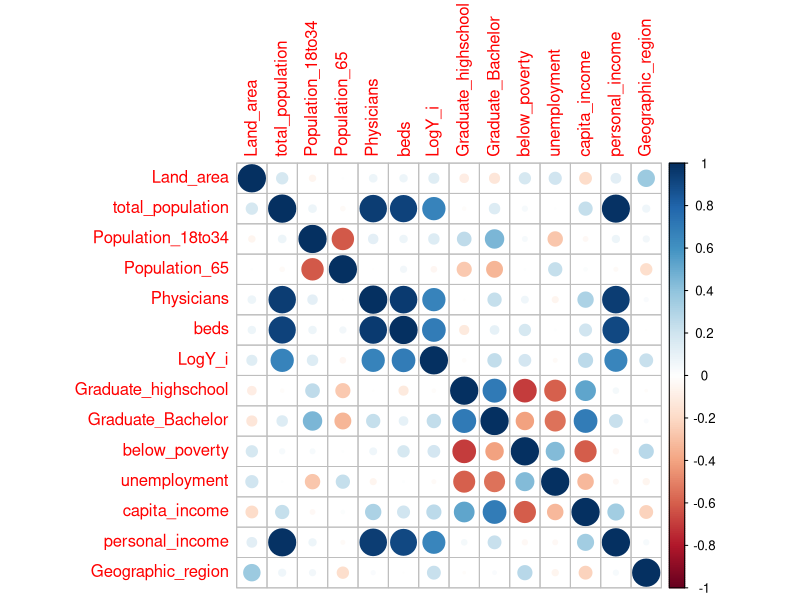
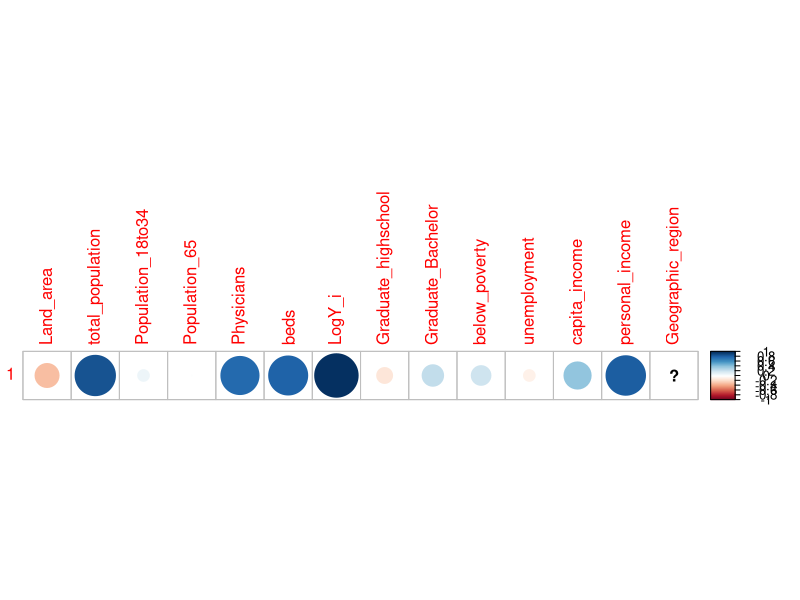
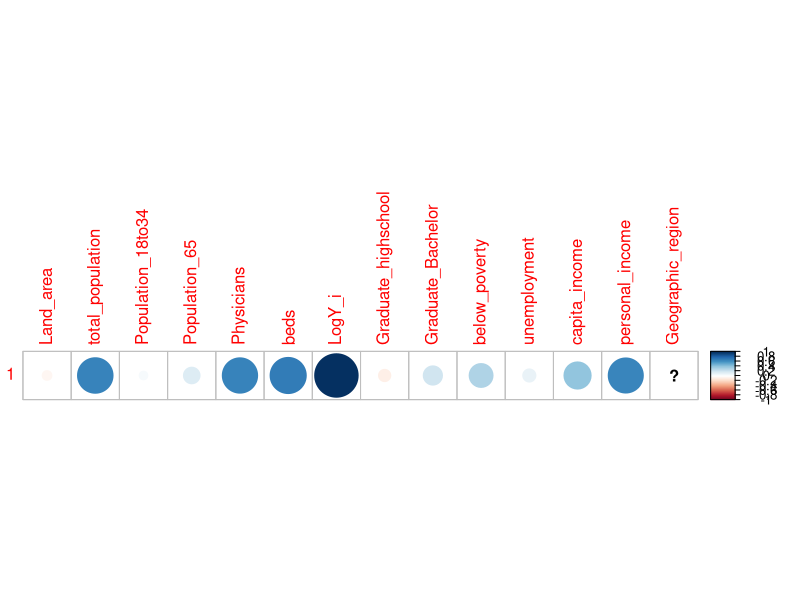
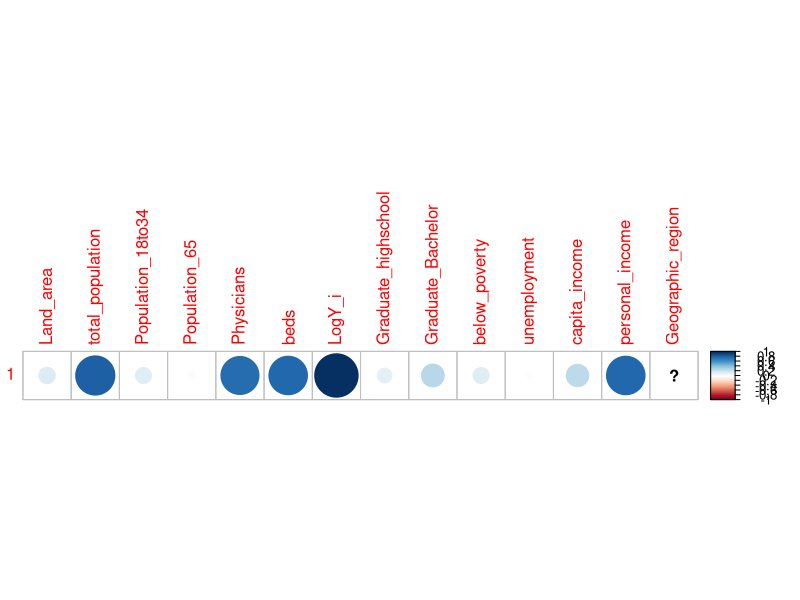
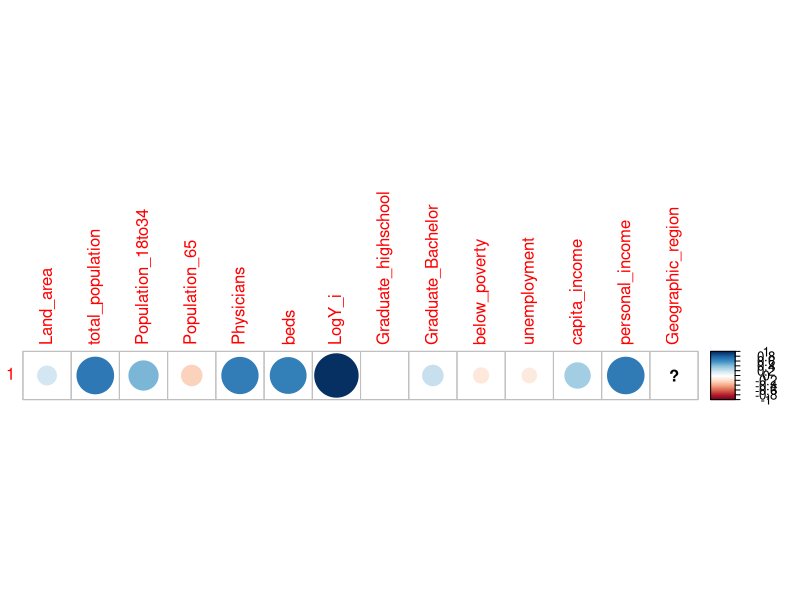
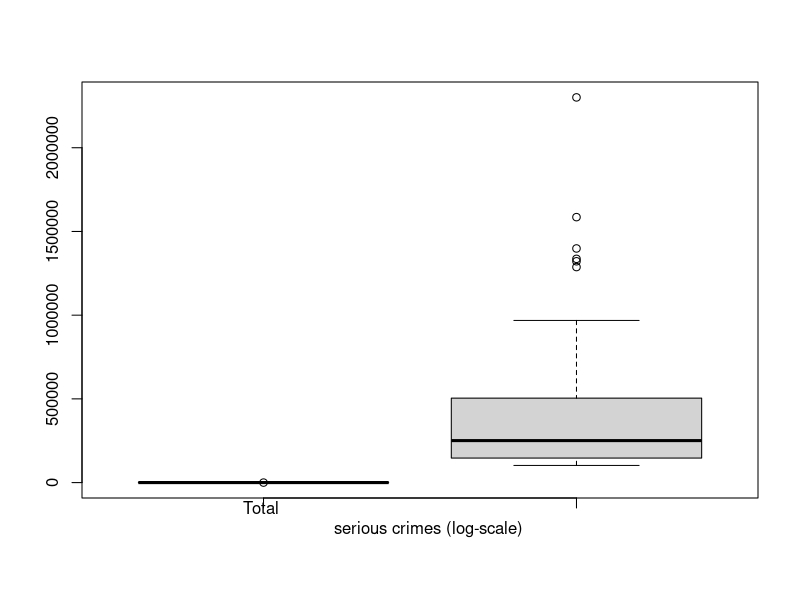
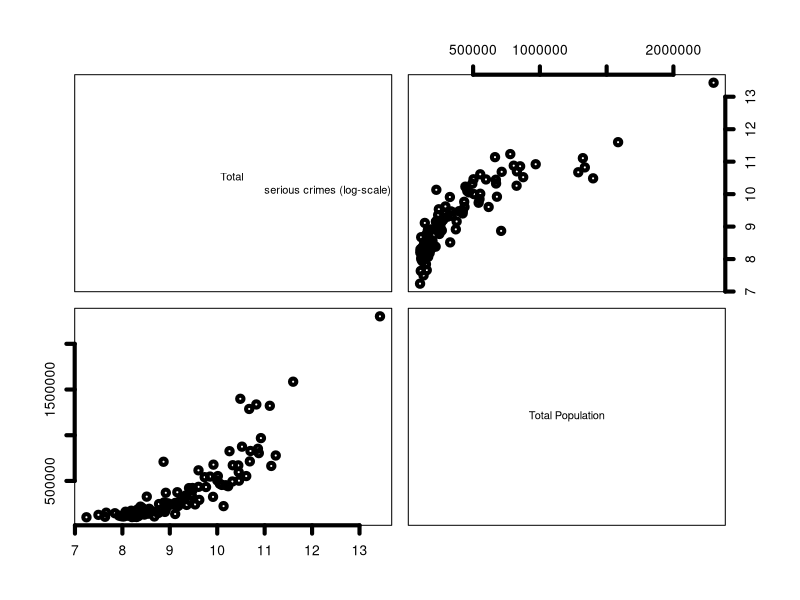
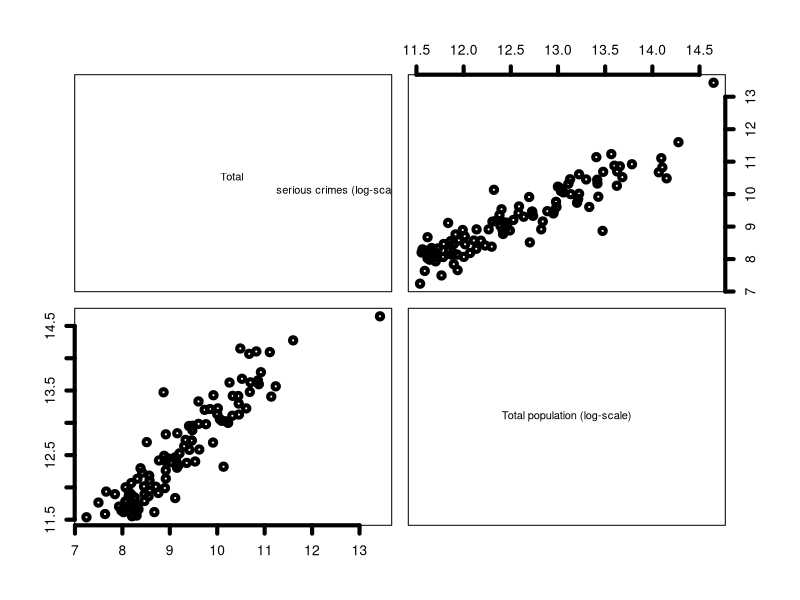

These charts were generated, in order, by the following R code:
## ----setup, include=FALSE-----------------------------------------------------------
knitr::opts_chunk$set(echo = FALSE)
knitr::opts_chunk$set(fig.width = 4, fig.height = 4)

## ----libaries, include=FALSE--------------------------------------------------------
# make sure to download any you dont have with: install.packages("package_name")
library(here)
library(corrplot)
library(tidyverse)


## ----prep---------------------------------------------------------------------------
Demographic <- read.table(here("data", "Demographic.txt")) # more robust read-in

# change column names to match correct variables
colnames(Demographic) <- c('ID','County','state','Land_area','total_population',
                          'Population_18to34','Population_65','Physicians','beds',
                          'Y_i','Graduate_highschool','Graduate_Bachelor','below_poverty',
                          'unemployment','capita_income','personal_income','Geographic_region')
Demographic2 <- Demographic

# Variable names and dimensions of the table
head(Demographic2)
names(Demographic2)
dim(Demographic2)
summary(Demographic2)

Demographic2$Y_i <- log(Demographic$Y_i) # log transform Y

colnames(Demographic2)[10] <- "LogY_i"

region1 <- Demographic2[Demographic2$Geographic_region == 1,]
region2 <- Demographic2[Demographic2$Geographic_region == 2,]
region3 <- Demographic2[Demographic2$Geographic_region == 3,]
region4 <- Demographic2[Demographic2$Geographic_region == 4,]

n1<-nrow(region1)
n2<-nrow(region2)
n3<-nrow(region3)
n4<-nrow(region4)


## ----corr plots, warning=FALSE------------------------------------------------------
# general corr
cor(Demographic2[,4:17])
corrplot(cor(Demographic2[,4:17]))

# per region corr
regions <- list(region1, region2, region3, region4)
top_list <- list()

for (i in seq_along(regions)) {
  
  cat("FOR REGION: ", i, "\n")
  
  region <- regions[[i]]
  cors <- sapply(region[, 4:17], function(x) cor(x, region$LogY_i))
  ranked <- sort(abs(cors), decreasing = TRUE)
  
  top_list[[i]] <- head(ranked, 5)
  
  corrplot(cor(region$LogY_i, region[,4:17]))
  
  print(top_list[[i]])
}


## -----------------------------------------------------------------------------------
# log(Y_i) = Beta_0 + Beta_1*total_population

boxplot(cbind(region1$LogY_i, region1$total_population),names = c("Total 
                                                                  serious crimes (log-scale)", "Total Population"))

pairs(cbind(region1$LogY_i, region1$total_population),labels = c("Total 
                                                               serious crimes (log-scale)", "Total Population"), lwd=4)

pairs(cbind(region1$LogY_i, log(region1$total_population)), labels = c("Total 
                                                                       serious crimes (log-scale)", "Total population (log-scale)"), lwd = 4)


## -----------------------------------------------------------------------------------
# log(Y_i) = Beta_0 + Beta_1*total_population

boxplot(cbind(region1$LogY_i, region1$Physicians),names = c("Total serious 
      crimes (log-scale)", "Physicians"))

pairs(cbind(region1$LogY_i, region1$Physicians),labels=c("Total serious crimes 
      (log-scale)", "Physicians"), lwd=4)

pairs(cbind(region1$LogY_i, log(region1$Physicians)), labels = c("Total serious 
      crimes (log-scale)", "Physicians (log-scale)"), lwd = 4)


## -----------------------------------------------------------------------------------
# log(Y_i) = Beta_0 + Beta_1*total_population

boxplot(cbind(region1$LogY_i, region1$personal_income),names = c("Total serious crimes (log-scale)", "Personal Income"))

pairs(cbind(region1$LogY_i, region1$personal_income),labels = c("Total serious crimes  (log-scale)", "Personal Income"), lwd=4)

pairs(cbind(region1$LogY_i, log(region1$personal_income)), labels = c("Total serious crimes (log-scale)", "Personal Income (log-scale)"), lwd = 4)


## -----------------------------------------------------------------------------------
# Region 1
# log(Y_i) = Beta_0 + Beta_1*total_population

boxplot(cbind(region1$LogY_i, region1$Population_18to34),names = c("Total serious crimes (log-scale)", "Population (Age 18-34)"))

pairs(cbind(region1$LogY_i, region1$Population_18to34),labels=c("Total serious crimes  (log-scale)", "Population (Age 18-34)"), lwd=4)

pairs(cbind(region1$LogY_i, log(region1$Population_18to34)), labels = c("Total serious crimes (log-scale)", "Population (Age 18-34) (log-scale)"), lwd = 4)


## ----SLR models---------------------------------------------------------------------
model_1 <- lm(LogY_i ~ total_population, data = region1)
model_2 <- lm(LogY_i ~ Physicians, data = region2)
model_3 <- lm(LogY_i ~ personal_income, data = region3)
model_4 <- lm(LogY_i ~ Population_18to34, data = region4)


## ----model stats & CI---------------------------------------------------------------
# REGION 1
summary(model_1) # all model stats
plot(model_1) # all four diagnostic plots
confint(model_1) # 95% CI for both b0 and b1

# REGION 2
summary(model_2)
plot(model_2) # insane outlier here
confint(model_2)

# REGION 3
summary(model_3)
plot(model_3) # & here
confint(model_3)

# REGION 4
summary(model_4)
plot(model_4)
confint(model_4)


## -----------------------------------------------------------------------------------
# REGION 1
model_1b <- lm(log(Demographic$Y_i) ~ log(Demographic$total_population), data = region1)

anova(model_1b)
summary(model_1b)
plot(model_1b) # greatly improved linearity
confint(model_1b)

# REGION 2
model_2b <- lm(log(Demographic$Y_i) ~ log(Demographic$Physicians), data=region2)

anova(model_2b)
summary(model_2b)
plot(model_2b)
confint(model_2b)

# REGION 3
model_3b <- lm(log(Demographic$Y_i) ~ log(Demographic$personal_income), data = region3)

anova(model_3b)
summary(model_3b)
plot(model_3b) # greatly improved linearity, previous outliers arent as bad now
confint(model_3b)

# REGION 4
model_4b <- lm(log(Demographic$Y_i) ~ log(Demographic$Population_18to34), data = region4)

anova(model_4b)
summary(model_4b)
plot(model_4b)
confint(model_4b)


## -----------------------------------------------------------------------------------
# Total Population
region1 |>
        ggplot(aes(x = log(total_population), y = LogY_i)) +
        geom_point() +
        theme_bw()

# Physicians
region2 |>
        ggplot(aes(x = log(Physicians))) +
        geom_histogram() +
        theme_bw()

region2 |>
        ggplot(aes(x = log(Physicians), y = LogY_i)) +
        geom_point() +
        theme_bw()

# Personal Income
region3 |>
        ggplot(aes(x = log(personal_income), y = LogY_i)) +
        geom_point() +
        theme_bw()

# Population 18-34
region4 |>
        ggplot(aes(x = log(Population_18to34), y = LogY_i)) +
        geom_point() +
        theme_bw()


## -----------------------------------------------------------------------------------
# Setting up data and choosing a region

nrow(region4)
head(region4)

pairs(region4[,5:12], lwd=2)
cor(region4[,5:12])


## -----------------------------------------------------------------------------------
model_TP <- lm(LogY_i ~ total_population, data = region4)
model_logTP <- lm(LogY_i ~ log(total_population), data = region4)

plot(model_TP)
summary(model_TP)
plot(model_logTP)
summary(model_logTP)

model_P <- lm(LogY_i ~ Physicians, data = region4)
model_logP <- lm(LogY_i ~ log(Physicians), data = region4)

plot(model_P)
summary(model_P)
plot(model_logP)
summary(model_logP)

model_PI <- lm(LogY_i ~ personal_income, data = region4)
model_logPI <- lm(LogY_i ~ log(personal_income), data = region4)

plot(model_PI)
summary(model_PI)
plot(model_logPI)
summary(model_logPI)


## -----------------------------------------------------------------------------------
model <- lm(LogY_i ~ Population_18to34 + log(total_population) + log(Physicians) + log(personal_income), data = region4)

plot(model)
summary(model)
anova(model)


## -----------------------------------------------------------------------------------
# log transformations turned out to be the best for the extra 3 predictors
model_4_1 <- lm(LogY_i ~ 1, data = region4)

model_4_2 <- lm(LogY_i ~ Population_18to34, data = region4)

model_4_3 <- lm(LogY_i ~ log(total_population), data = region4)

model_4_4 <- lm(LogY_i ~ log(Physicians), data = region4)

model_4_5 <- lm(LogY_i ~ log(personal_income), data = region4)

model_4_6 <- lm(LogY_i ~ Population_18to34 + log(total_population), data = region4)

model_4_7 <- lm(LogY_i ~ Population_18to34 + log(Physicians), data = region4)

model_4_8 <- lm(LogY_i ~ Population_18to34 + log(personal_income), data = region4)

model_4_9 <- lm(LogY_i ~ log(total_population) + log(Physicians), data = region4)

model_4_10 <- lm(LogY_i ~ log(total_population) + log(personal_income), data = region4)

model_4_11 <- lm(LogY_i ~ log(Physicians) + log(personal_income), data = region4)

model_4_12 <- lm(LogY_i ~ Population_18to34 + log(total_population) + log(Physicians), data = region4)

model_4_13 <- lm(LogY_i ~ Population_18to34 + log(total_population) + log(personal_income), data = region4)

model_4_14 <- lm(LogY_i ~ Population_18to34 + log(Physicians) + log(personal_income), data = region4)

model_4_15 <- lm(LogY_i ~ log(total_population) + log(Physicians) + log(personal_income), data = region4)

model_4_16 <- lm(LogY_i ~ Population_18to34 + log(total_population) + log(Physicians) + log(personal_income), data = region4)

models <- list(model_4_1, model_4_2, model_4_3, model_4_4, model_4_5, model_4_6, model_4_7, model_4_8, model_4_9, model_4_10, model_4_11, model_4_12, model_4_13, model_4_14, model_4_15, model_4_16)


## -----------------------------------------------------------------------------------
n <- nrow(region4)
p_full <- length(coef(model_4_16))
MSE_full <- sum(residuals(model_4_16)^2) / (n - p_full)

results <- data.frame(
  variables = c("None", "Population_18to34", "log(Total_Population)", "log(Physicians)", "log(Personal_Income)", "18to34+logTotPop", "18to34+logPhys", "18to34+logIncome", "logTotPop+logPhys", "logTotPop+logIncome", "logPhys+logIncome", "18to34+logTotPop+logPhys", "18to34+logTotPop+logIncome", "18to34+logPhys+logIncome", "logTotPop+logPhys+logIncome", "All four"),
  p = sapply(models, function(m) length(coef(m))),
  SSE = sapply(models, function(m) sum(residuals(m)^2)),
  R2 = sapply(models, function(m) summary(m)$r.squared),
  R2_adj = sapply(models, function(m) summary(m)$adj.r.squared),
  C_p = sapply(models, function(m) {
               SSE_p <- sum(residuals(m)^2)
               p_p   <- length(coef(m))
               SSE_p / MSE_full - (n - 2 * p_p)
               }),
  AIC = sapply(models, AIC),
  BIC = sapply(models, BIC),
  PRESS = sapply(models, function(m) {
                 sum((residuals(m) / (1 - hatvalues(m)))^2)
                 }),
  F_pval = sapply(models, function(m) {
                  f <- summary(m)$fstatistic
                  if (is.null(f)) return(NA)  # null model has no F stat
                  pf(f[1], f[2], f[3], lower.tail = FALSE)
                  }),
  sig_predictors = sapply(models, function(m) {
                          coefs <- summary(m)$coefficients
                          sum(coefs[-1, 4] < 0.05) # exclude intercept row, count p < 0.05
                          })
)

results


## -----------------------------------------------------------------------------------
plot(model_4_15)
summary(model_4_15)
